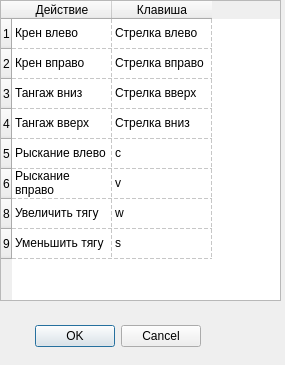
<?xml version="1.0" encoding="UTF-8"?>
<ui version="4.0">
 <class>keysDialog</class>
 <widget class="QDialog" name="keysDialog">
  <property name="geometry">
   <rect>

	<x>0</x>

	<y>0</y>

	<width>285</width>

	<height>365</height>
   </rect>
  </property>
  <property name="windowTitle">
   <string>Клавиши управления</string>
  </property>
  <widget class="QDialogButtonBox" name="buttonBox">
   <property name="geometry">

	<rect>

	 <x>20</x>

	 <y>320</y>

	 <width>181</width>

	 <height>32</height>

	</rect>
   </property>
   <property name="orientation">

	<enum>Qt::Horizontal</enum>
   </property>
   <property name="standardButtons">

	<set>QDialogButtonBox::Cancel|QDialogButtonBox::Ok</set>
   </property>
  </widget>
  <widget class="QTableWidget" name="tableWidget">
   <property name="enabled">

	<bool>true</bool>
   </property>
   <property name="geometry">

	<rect>

	 <x>0</x>

	 <y>0</y>

	 <width>281</width>

	 <height>301</height>

	</rect>
   </property>
   <property name="sizeAdjustPolicy">

	<enum>QAbstractScrollArea::AdjustToContents</enum>
   </property>
   <property name="editTriggers">

	<set>QAbstractItemView::NoEditTriggers</set>
   </property>
   <property name="showGrid">

	<bool>true</bool>
   </property>
   <property name="gridStyle">

	<enum>Qt::DashLine</enum>
   </property>
   <property name="sortingEnabled">

	<bool>false</bool>
   </property>
   <property name="wordWrap">

	<bool>true</bool>
   </property>
   <property name="cornerButtonEnabled">

	<bool>true</bool>
   </property>
   <attribute name="horizontalHeaderVisible">

	<bool>true</bool>
   </attribute>
   <row>

	<property name="text">

	 <string>1</string>

	</property>
   </row>
   <row>

	<property name="text">

	 <string>2</string>

	</property>
   </row>
   <row>

	<property name="text">

	 <string>3</string>

	</property>
   </row>
   <row>

	<property name="text">

	 <string>4</string>

	</property>
   </row>
   <row>

	<property name="text">

	 <string>5</string>

	</property>
   </row>
   <row>

	<property name="text">

	 <string>6</string>

	</property>
   </row>
   <row>

	<property name="text">

	 <string>8</string>

	</property>
   </row>
   <row>

	<property name="text">

	 <string>9</string>

	</property>
   </row>
   <column>

	<property name="text">

	 <string>Действие</string>

	</property>
   </column>
   <column>

	<property name="text">

	 <string>Клавиша</string>

	</property>
   </column>
   <item row="0" column="0">

	<property name="text">

	 <string>Крен влево</string>

	</property>
   </item>
   <item row="0" column="1">

	<property name="text">

	 <string>Стрелка влево</string>

	</property>
   </item>
   <item row="1" column="0">

	<property name="text">

	 <string>Крен вправо</string>

	</property>
   </item>
   <item row="1" column="1">

	<property name="text">

	 <string>Стрелка вправо</string>

	</property>
   </item>
   <item row="2" column="0">

	<property name="text">

	 <string>Тангаж вниз</string>

	</property>
   </item>
   <item row="2" column="1">

	<property name="text">

	 <string>Стрелка вверх</string>

	</property>
   </item>
   <item row="3" column="0">

	<property name="text">

	 <string>Тангаж вверх</string>

	</property>
   </item>
   <item row="3" column="1">

	<property name="text">

	 <string>Стрелка вниз</string>

	</property>
   </item>
   <item row="4" column="0">

	<property name="text">

	 <string>Рыскание влево</string>

	</property>
   </item>
   <item row="4" column="1">

	<property name="text">

	 <string>c</string>

	</property>
   </item>
   <item row="5" column="0">

	<property name="text">

	 <string>Рыскание вправо</string>

	</property>
   </item>
   <item row="5" column="1">

	<property name="text">

	 <string>v</string>

	</property>
   </item>
   <item row="6" column="0">

	<property name="text">

	 <string>Увеличить тягу</string>

	</property>
   </item>
   <item row="6" column="1">

	<property name="text">

	 <string>w</string>

	</property>
   </item>
   <item row="7" column="0">

	<property name="text">

	 <string>Уменьшить тягу</string>

	</property>
   </item>
   <item row="7" column="1">

	<property name="text">

	 <string>s</string>

	</property>
   </item>
  </widget>
 </widget>
 <resources/>
 <connections>
  <connection>
   <sender>buttonBox</sender>
   <signal>accepted()</signal>
   <receiver>keysDialog</receiver>
   <slot>accept()</slot>
   <hints>

	<hint type="sourcelabel">

	 <x>248</x>

	 <y>254</y>

	</hint>

	<hint type="destinationlabel">

	 <x>157</x>

	 <y>274</y>

	</hint>
   </hints>
  </connection>
  <connection>
   <sender>buttonBox</sender>
   <signal>rejected()</signal>
   <receiver>keysDialog</receiver>
   <slot>reject()</slot>
   <hints>

	<hint type="sourcelabel">

	 <x>316</x>

	 <y>260</y>

	</hint>

	<hint type="destinationlabel">

	 <x>286</x>

	 <y>274</y>

	</hint>
   </hints>
  </connection>
 </connections>
</ui>
